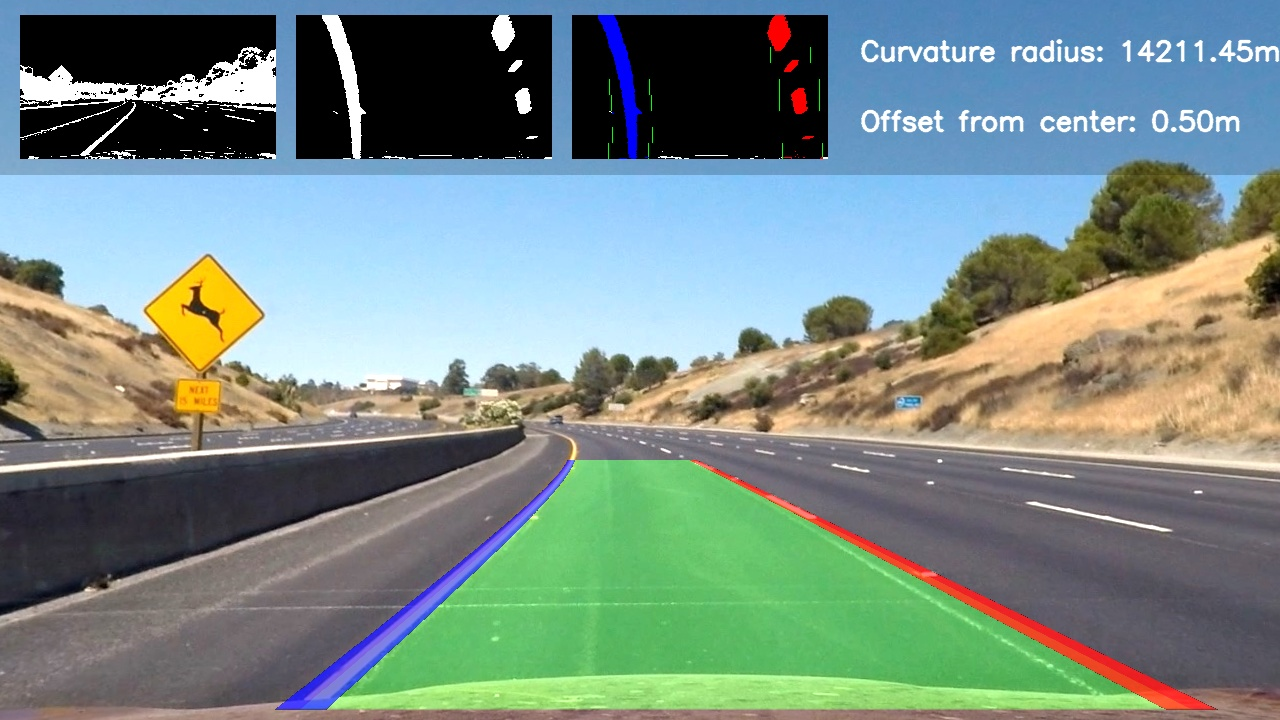
#> input picture application/test_images/test2.jpg, 1280 x 720 px
$ python -i main.py   (imports and definitions only)
#> lines starting #> are read from the running program, lines starting #| are printed output that depends on the picture
### application/calibration_utils.py
import cv2
import numpy as np
import glob
import matplotlib.pyplot as plt
import os.path as path
import pickle
import os

def lazy_calibration(func):
    """
    Decorator for calibration function to avoid re-computing calibration every time.
    """
    calibration_cache = os.getcwd()+'//application//camera_cal//calibration_data.pickle'

    # [12 lines left out: function wrapper, not called in this run]

    return wrapper


# [68 lines left out: functions calibrate_camera, undistort, not called in this run]


# [10 lines that do not run on import are left out]

### application/main.py
import cv2
import os
import matplotlib.pyplot as plt
from calibration_utils import calibrate_camera, undistort
from binarization_utils import binarize
from perspective_utils import birdeye
from line_utils import get_fits_by_sliding_windows, draw_back_onto_the_road, Line, get_fits_by_previous_fits
from moviepy.editor import VideoFileClip
import numpy as np
from globals import xm_per_pix, time_window


processed_frames = 0                    # counter of frames processed (when processing video)
# [1 line that did not run here, left out]
# [1 line that did not run here, left out]


# [72 lines left out: functions prepare_out_blend_frame, compute_offset_from_center, not called in this run]


def process_pipeline(frame, keep_state=True):
    """
    Apply whole lane detection pipeline to an input color frame.
    :param frame: input color frame
    :param keep_state: if True, lane-line state is conserved (this permits to average results)
    :return: output blend with detected lane overlaid
    """

    global line_lt, line_rt, processed_frames

    # undistort the image using coefficients found in calibration
    img_undistorted = undistort(frame, mtx, dist, verbose=False)

    # binarize the frame s.t. lane lines are highlighted as much as possible
    img_binary = binarize(img_undistorted, verbose=False)

    # compute perspective transform to obtain bird's eye view
    img_birdeye, M, Minv = birdeye(img_binary, verbose=False)

    # fit 2-degree polynomial curve onto lane lines found
    if processed_frames > 0 and keep_state and line_lt.detected and line_rt.detected:
        line_lt, line_rt, img_fit = get_fits_by_previous_fits(img_birdeye, line_lt, line_rt, verbose=False)
    else:
        line_lt, line_rt, img_fit = get_fits_by_sliding_windows(img_birdeye, line_lt, line_rt, n_windows=9, verbose=False)

    # compute offset in meter from center of the lane
    offset_meter = compute_offset_from_center(line_lt, line_rt, frame_width=frame.shape[1])

    # draw the surface enclosed by lane lines back onto the original frame
    blend_on_road = draw_back_onto_the_road(img_undistorted, Minv, line_lt, line_rt, keep_state)

    # stitch on the top of final output images from different steps of the pipeline
    blend_output = prepare_out_blend_frame(blend_on_road, img_binary, img_birdeye, img_fit, line_lt, line_rt, offset_meter)

    processed_frames += 1

    return blend_output


# [26 lines not run here, left out]

>>> import cv2
>>> picture = cv2.imread('test_images/test2.jpg', cv2.IMREAD_GRAYSCALE)
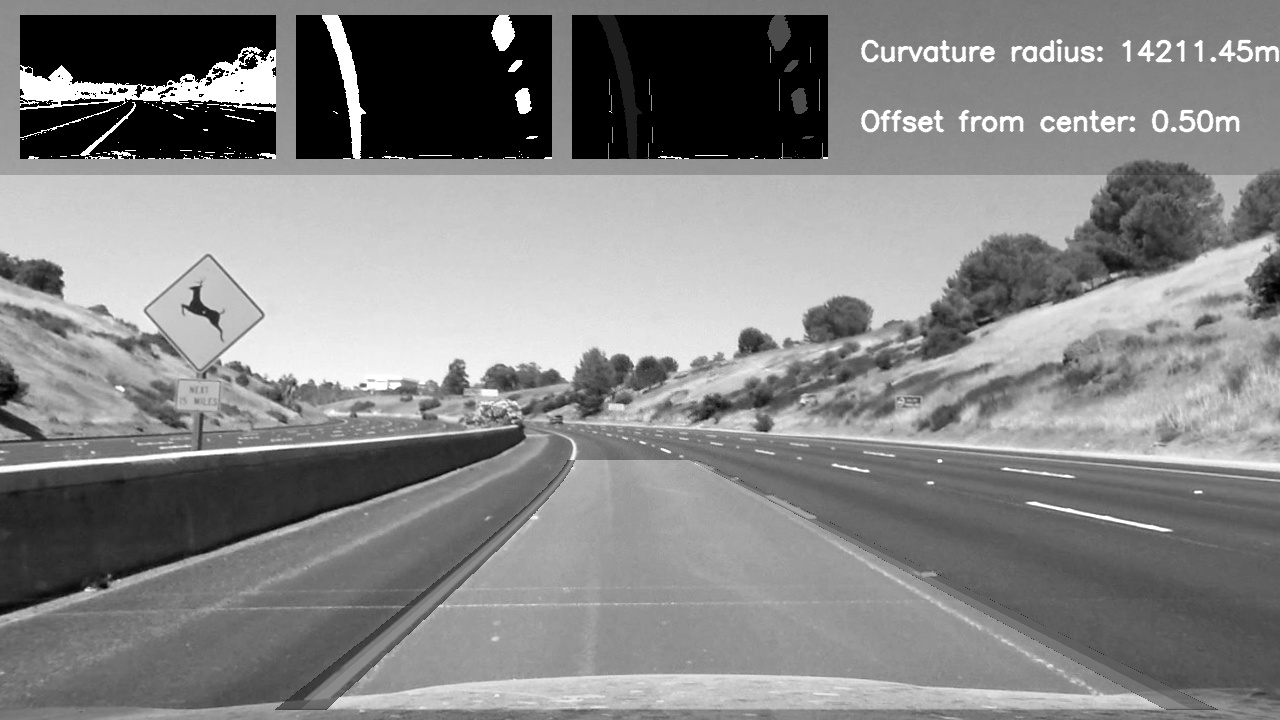
#> picture: shape (720, 1280); min 0, max 255, mean 132.5
>>> result = process_pipeline(picture)
#> (the run stopped early here; a loop or call above may not have finished)

$ run again, on application/test_images/test3.jpg
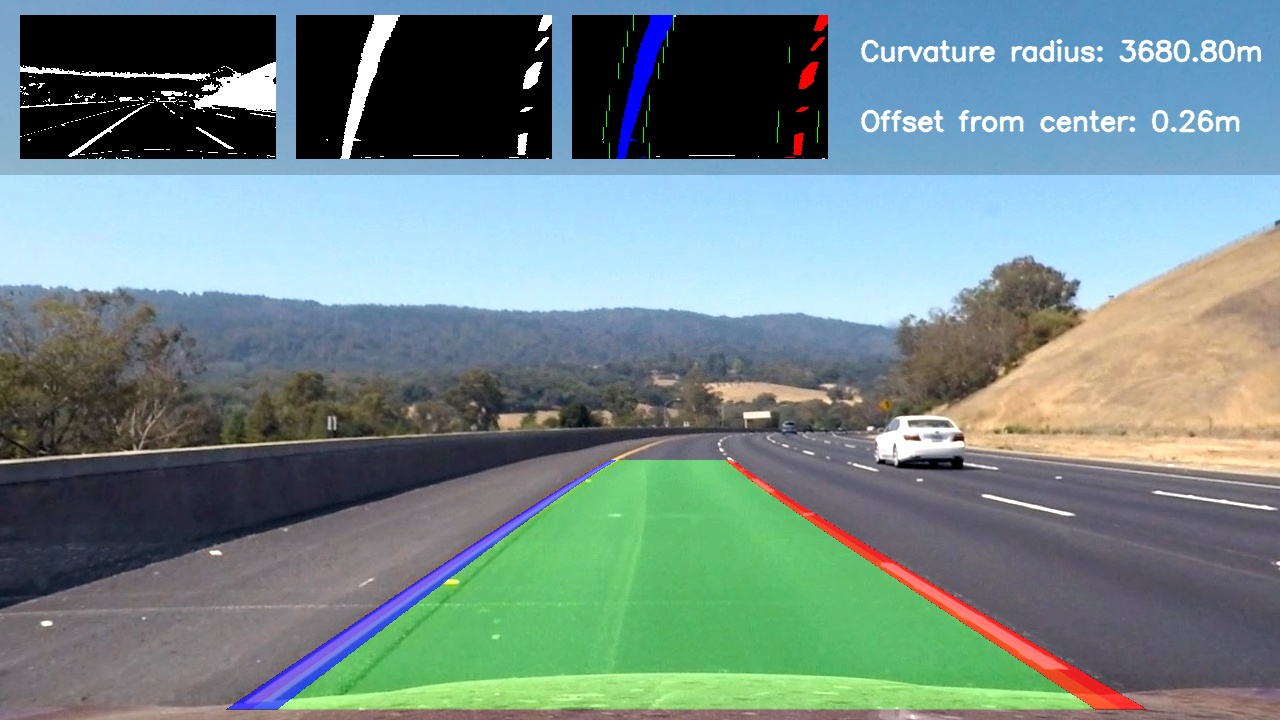
#> input picture application/test_images/test3.jpg, 1280 x 720 px
#> `picture = cv2.imread('test_images/test2.jpg', cv2.IMREAD_GRAYSCALE)`:
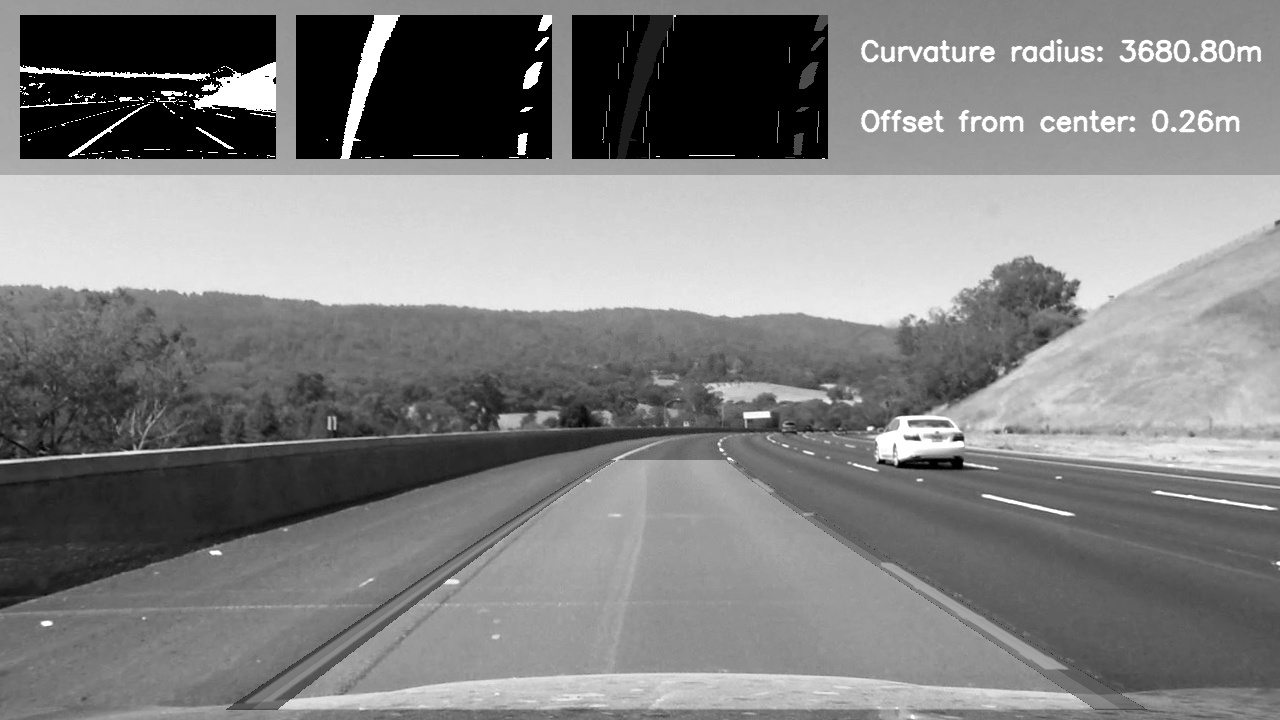
#> picture: shape (720, 1280); min 0, max 255, mean 129

$ run again, on application/test_images/test4.jpg
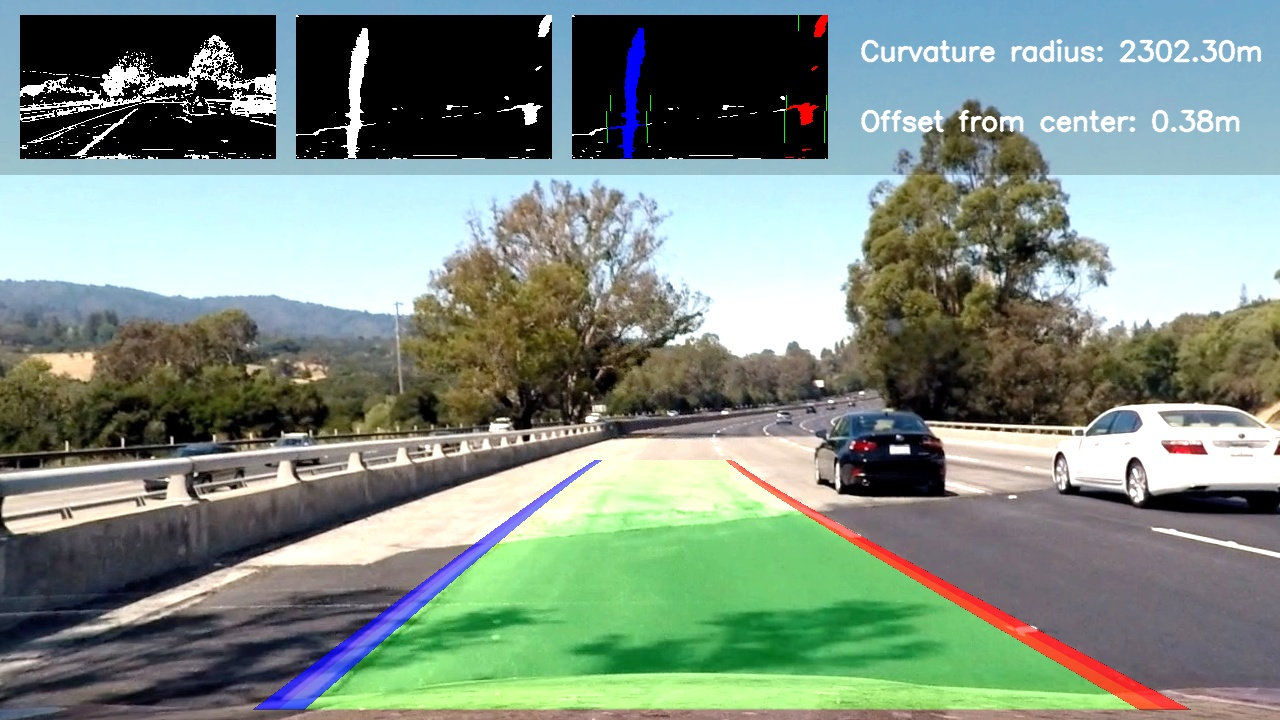
#> input picture application/test_images/test4.jpg, 1280 x 720 px
#> `picture = cv2.imread('test_images/test2.jpg', cv2.IMREAD_GRAYSCALE)`:
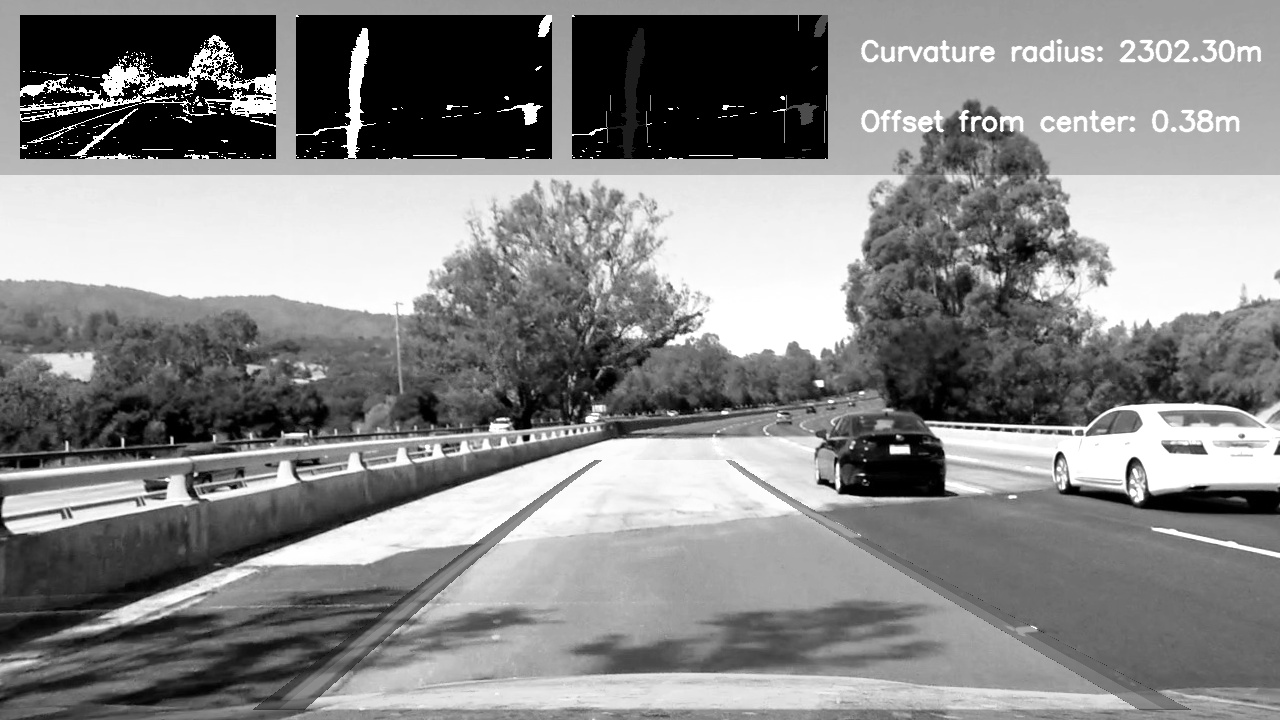
#> picture: shape (720, 1280); min 0, max 255, mean 134.2

$ run again, on application/test_images/test5.jpg
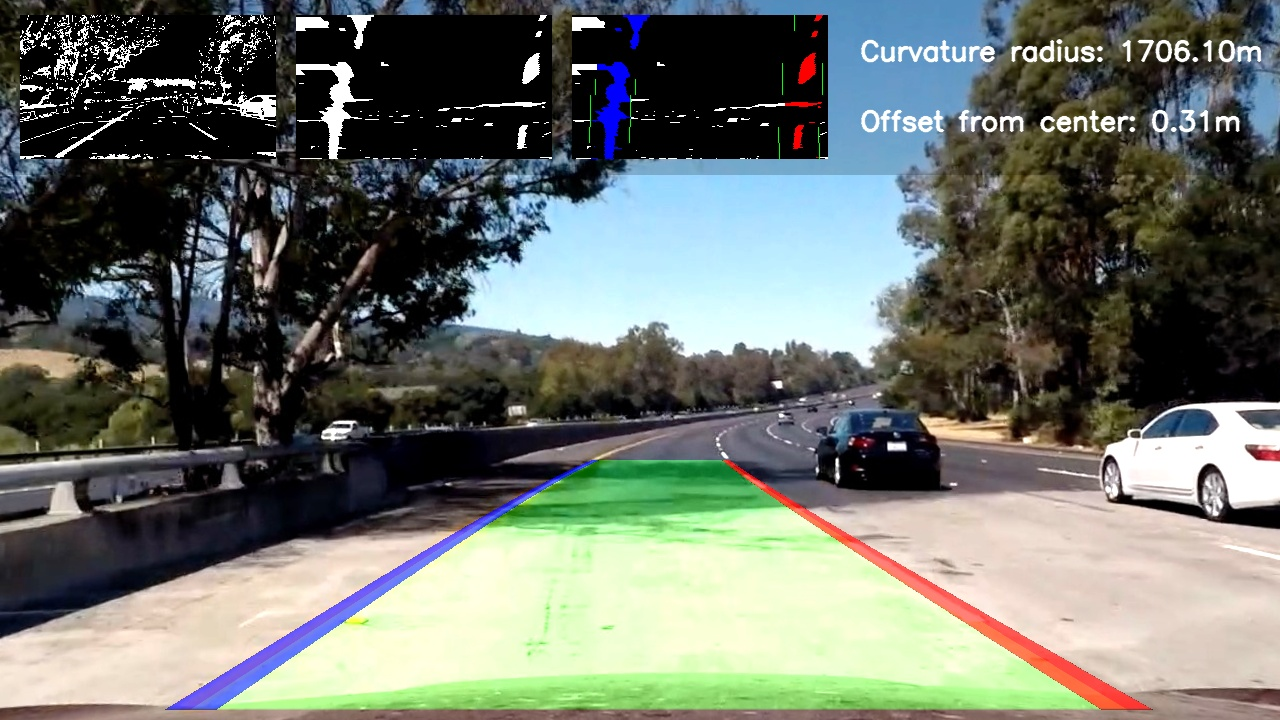
#> input picture application/test_images/test5.jpg, 1280 x 720 px
#> `picture = cv2.imread('test_images/test2.jpg', cv2.IMREAD_GRAYSCALE)`:
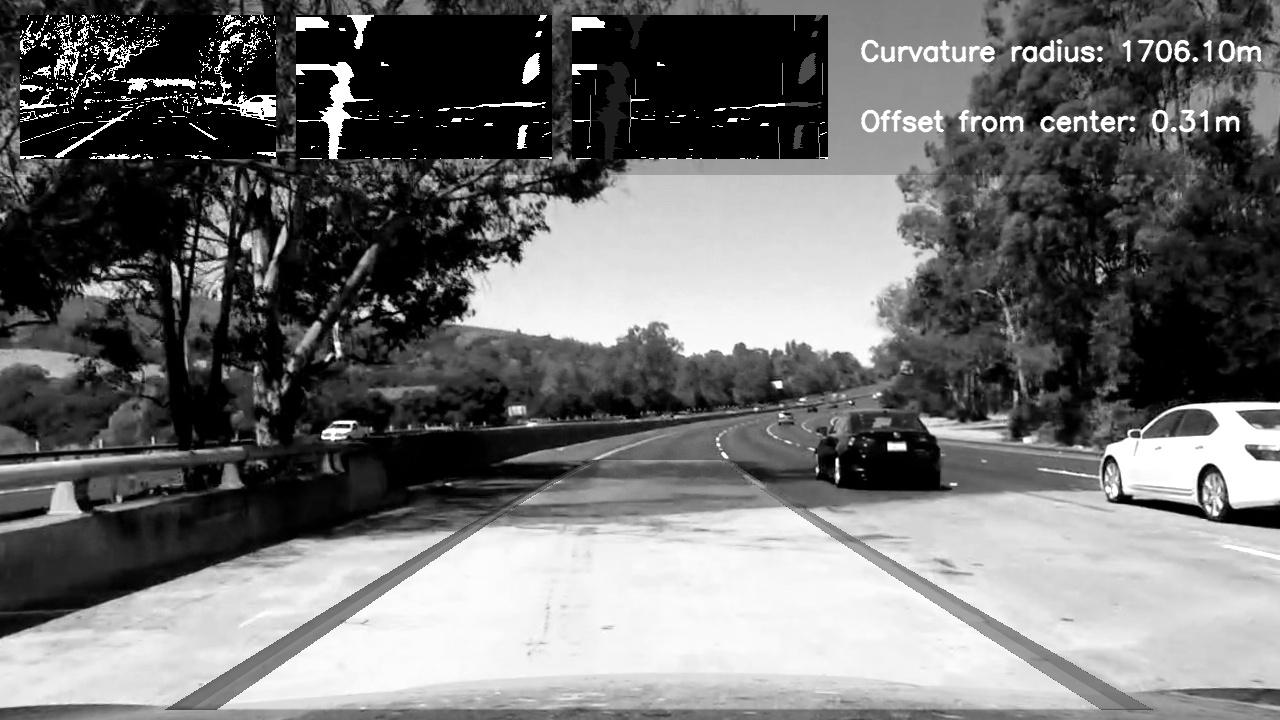
#> picture: shape (720, 1280); min 0, max 255, mean 111.4
